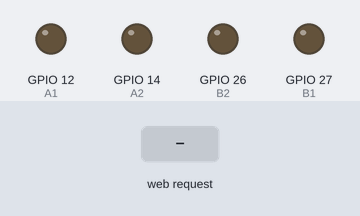
A sketch run on a simulated ESP32. On the bench: output pins drawn as LEDs (lit = HIGH). The test bench sets the inputs (shaded band). What the sketch prints to the serial monitor is not drawn.

Above: at 1.2 s.
1.3 s: HTTP request GET /cmd?c=f received
At 2.1 s:
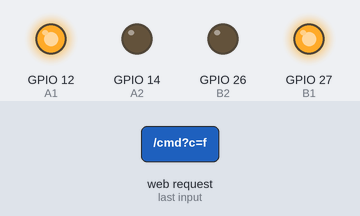
3.8 s: HTTP request GET /cmd?c=b received
At 4.6 s:
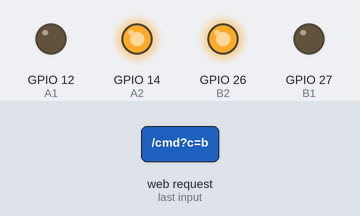
6.3 s: HTTP request GET /cmd?c=l received
At 7.1 s:
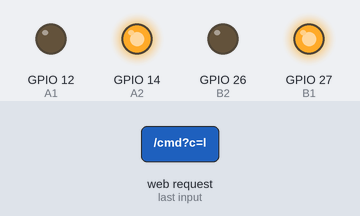
8.8 s: HTTP request GET /cmd?c=r received
At 9.6 s:
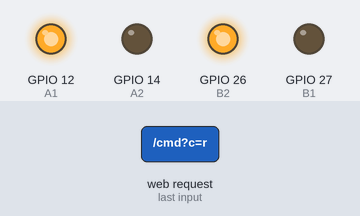
Timing chart, 0 to 11.8 s (numbered marks = the images above; inputs shaded):
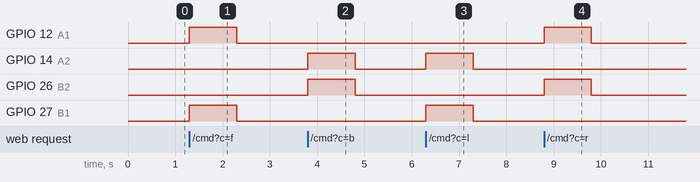

The sketch:

RC_Car_ESP-32.ino
```cpp
#include <WiFi.h>
#include <AsyncTCP.h>
#include <ESPAsyncWebServer.h>

int A1 = 12;
int A2 = 14;
int B1 = 27;
int B2 = 26;

AsyncWebServer server(80);
unsigned long lastCmd = 0;

void setup() {
  Serial.begin(115200);

  pinMode(A1, OUTPUT);
  pinMode(A2, OUTPUT);
  pinMode(B1, OUTPUT);
  pinMode(B2, OUTPUT);
  stopCar();

  WiFi.softAP("Deeeza's Iphone", "12341234");
  Serial.println(WiFi.softAPIP());

  server.on("/cmd", HTTP_GET, [](AsyncWebServerRequest *r){
    String c = r->getParam("c")->value();
    lastCmd = millis();

    if(c == "f") forward();
    else if(c == "b") backward();
    else if(c == "l") left();
    else if(c == "r") right();
    else stopCar();

    r->send(200, "text/plain", "ok");
  });

  server.begin();
}

void loop() {
  if(millis() - lastCmd > 1000) stopCar();
}

void forward() {
  digitalWrite(A1, HIGH);
  digitalWrite(A2, LOW);
  digitalWrite(B1, HIGH);
  digitalWrite(B2, LOW);
}

void backward() {
  digitalWrite(A1, LOW);
  digitalWrite(A2, HIGH);
  digitalWrite(B1, LOW);
  digitalWrite(B2, HIGH);
}

void left() {
  digitalWrite(A1, LOW);
  digitalWrite(A2, HIGH);
  digitalWrite(B1, HIGH);
  digitalWrite(B2, LOW);
}

void right() {
  digitalWrite(A1, HIGH);
  digitalWrite(A2, LOW);
  digitalWrite(B1, LOW);
  digitalWrite(B2, HIGH);
}

void stopCar() {
  digitalWrite(A1, LOW);
  digitalWrite(A2, LOW);
  digitalWrite(B1, LOW);
  digitalWrite(B2, LOW);
}
```

Measured:
- after the input at 1.3 s, GPIO 12 (A1), GPIO 27 (B1): LOW → HIGH at once, → LOW 1.0 s later
- after the input at 3.8 s, GPIO 14 (A2), GPIO 26 (B2): LOW → HIGH at once, → LOW 1.0 s later
- after the input at 6.3 s, GPIO 14 (A2), GPIO 27 (B1): LOW → HIGH at once, → LOW 1.0 s later
- after the input at 8.8 s, GPIO 12 (A1), GPIO 26 (B2): LOW → HIGH at once, → LOW 1.0 s later
